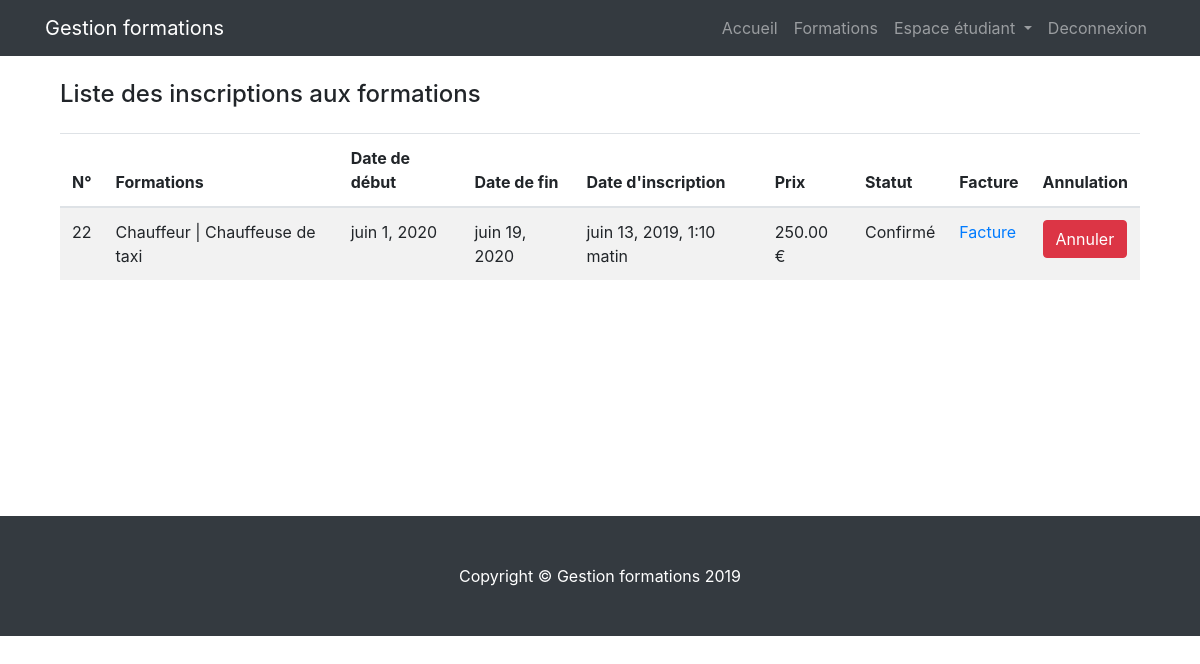
The app's page /training/my_training/ (signed in), older data.
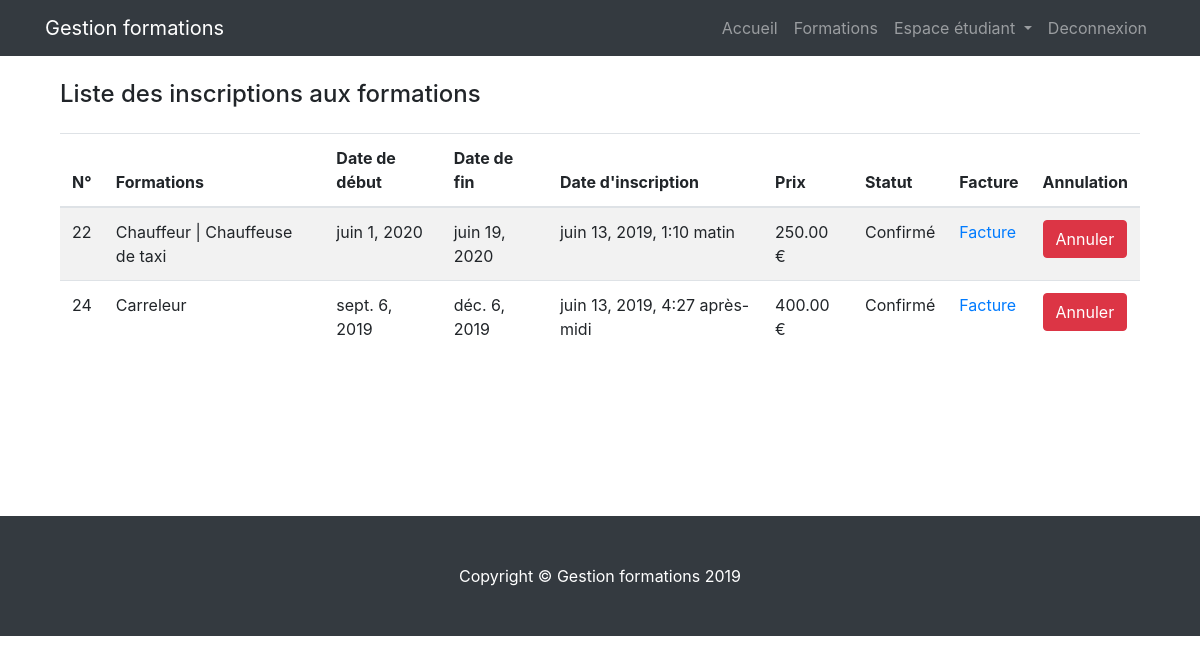
The same page, newer data.
### booking/models.py (models this page shows, shortened)
class RegistrationSession(models.Model):
    session=models.ForeignKey(Session,verbose_name='Session',on_delete=models.CASCADE)
    student=models.ForeignKey(Profile,verbose_name='Etudiant',on_delete=models.CASCADE,limit_choices_to={'user_type': 1})
    date_of_registration=models.DateTimeField(verbose_name="Date d' inscription",auto_now=True,null=True)
    STATUS = (
            (1, 'En Attente'),
            (2, 'Confirmé'),
            (3, 'Annulé'),
        )
    status = models.PositiveSmallIntegerField(verbose_name='Statut',choices=STATUS,default=1)
    class Meta:
        verbose_name="Inscription à une session"
        verbose_name_plural='Inscription aux sessions'
    """
    Méthode qui permet de savoir le nombre de place déja réservée pour une session determinée.
    """
    """
    Méthode qui permet de voir le nombre de place disponible
    pour une session de formation transmise en paramètre.

    """

### training/models.py (models this page shows, shortened)
class Session(models.Model):
    date_of_begin=models.DateField(verbose_name='Date de début',null=True)
    date_of_finish=models.DateField(verbose_name='Date de fin',null=True)
    seats_max=models.IntegerField(verbose_name='Nombre de places',null=True)
    training = models.ForeignKey(Training, on_delete=models.CASCADE)
    teacher = models.ForeignKey(Profile, on_delete=models.CASCADE, verbose_name='Formateur',
                                limit_choices_to={'user_type': 2},default=2)
    full=models.BooleanField(verbose_name='Complet',default=False)
    class Meta:
        verbose_name='Session'
        verbose_name_plural = 'Sessions'

class Training(models.Model):
    name=models.CharField(verbose_name='Nom de la formation', max_length=150)
    description=models.TextField(verbose_name='Description')
    price=models.DecimalField(verbose_name='Prix',max_digits=6,decimal_places=2)
    category=models.ForeignKey(Category,on_delete=models.CASCADE, verbose_name='Catégorie')
    number_hours=models.IntegerField(verbose_name='Nombre d''heures')
    image_training = models.ImageField(verbose_name='Image Formation',upload_to='training', blank=True)
    image_thumbnail = ImageSpecField(source='image_training',
                                      processors=[ResizeToFill(700, 400)],
                                      format='JPEG',
                                      options={'quality': 99})
    image_detail_thumbnail = ImageSpecField(source='image_training',
                                     processors=[ResizeToFill(900, 400)],
                                     format='JPEG',
                                     options={'quality': 99})
    class Meta:
        verbose_name='Formation'
        verbose_name_plural = 'Formations'

### training/views.py (the view)
# urls.py: path('my_training/',views.my_training,name='my_training'),
@login_required(login_url='/account/login/')
def my_training(request):
    current_user=request.user.profile
    booking_user=RegistrationSession.objects.filter(student=current_user).exclude(status=3)
    return render(request,'training/my_training.html',{'booking_user':booking_user})

### training/templates/training/my_training.html (shortened to what this page needs)
{% extends 'base.html' %}
{% load crispy_forms_tags %}
{% block content %}
<div class="container">
    <div class="row">
        <div class="col-sm-12">
            <h4 class="my-4">Liste des inscriptions aux formations</h4>
            {% if not booking_user %}
                <p>Vous n'avez pas d'inscription ! </p>
            {% else %}
                <table class="table table-striped">
                      <thead>
                        <tr>
                          <th scope="col">N°</th>
                          <th scope="col">Formations</th>
                          <th scope="col">Date de début</th>
                          <th scope="col">Date de fin</th>
                          <th scope="col">Date d'inscription</th>
                          <th scope="col">Prix</th>
                          <th scope="col">Statut</th>
                          <th scope="col">Facture</th>
                          <th scope="col">Annulation</th>
                        </tr>
                      </thead>
                      <tbody>
                            {% for booking in booking_user  %}
                                <tr>
                                    <form class="update_status" method="POST" action="{% url 'training:update_registration' id_registration=booking.pk %}">
                                        <td>{{booking.id}}</td>
                                        <td>{{booking.session.training.name}}</td>
                                        <td>{{booking.session.date_of_begin}}</td>
                                        <td>{{booking.session.date_of_finish}}</td>
                                        <td>{{booking.date_of_registration}}</td>
                                        <td>{{booking.session.training.price}} €</td>
                                        <td>{{booking.get_status_display}}</td>
                                        <td><a href="{% url 'billing:print_invoice' id_session=booking.session.pk %}">Facture</a></td>
                                        <td><input type="submit" class="btn btn-danger" value="Annuler"></td>
                                    </form>
                                </tr>
                            {% endfor%}
                      </tbody>
                </table>
            {% endif %}
        </div>
    </div>
</div>
{% endblock content %}

Row changes from the older to the newer data that the page shows:
added RegistrationSession: id "24", session.training.name "Carreleur", session.date_of_begin "sept. 6, 2019", session.date_of_finish "déc. 6, 2019", date_of_registration "juin 13, 2019, 4:27 après-midi", session.training.price "400.00", status "Confirmé"
